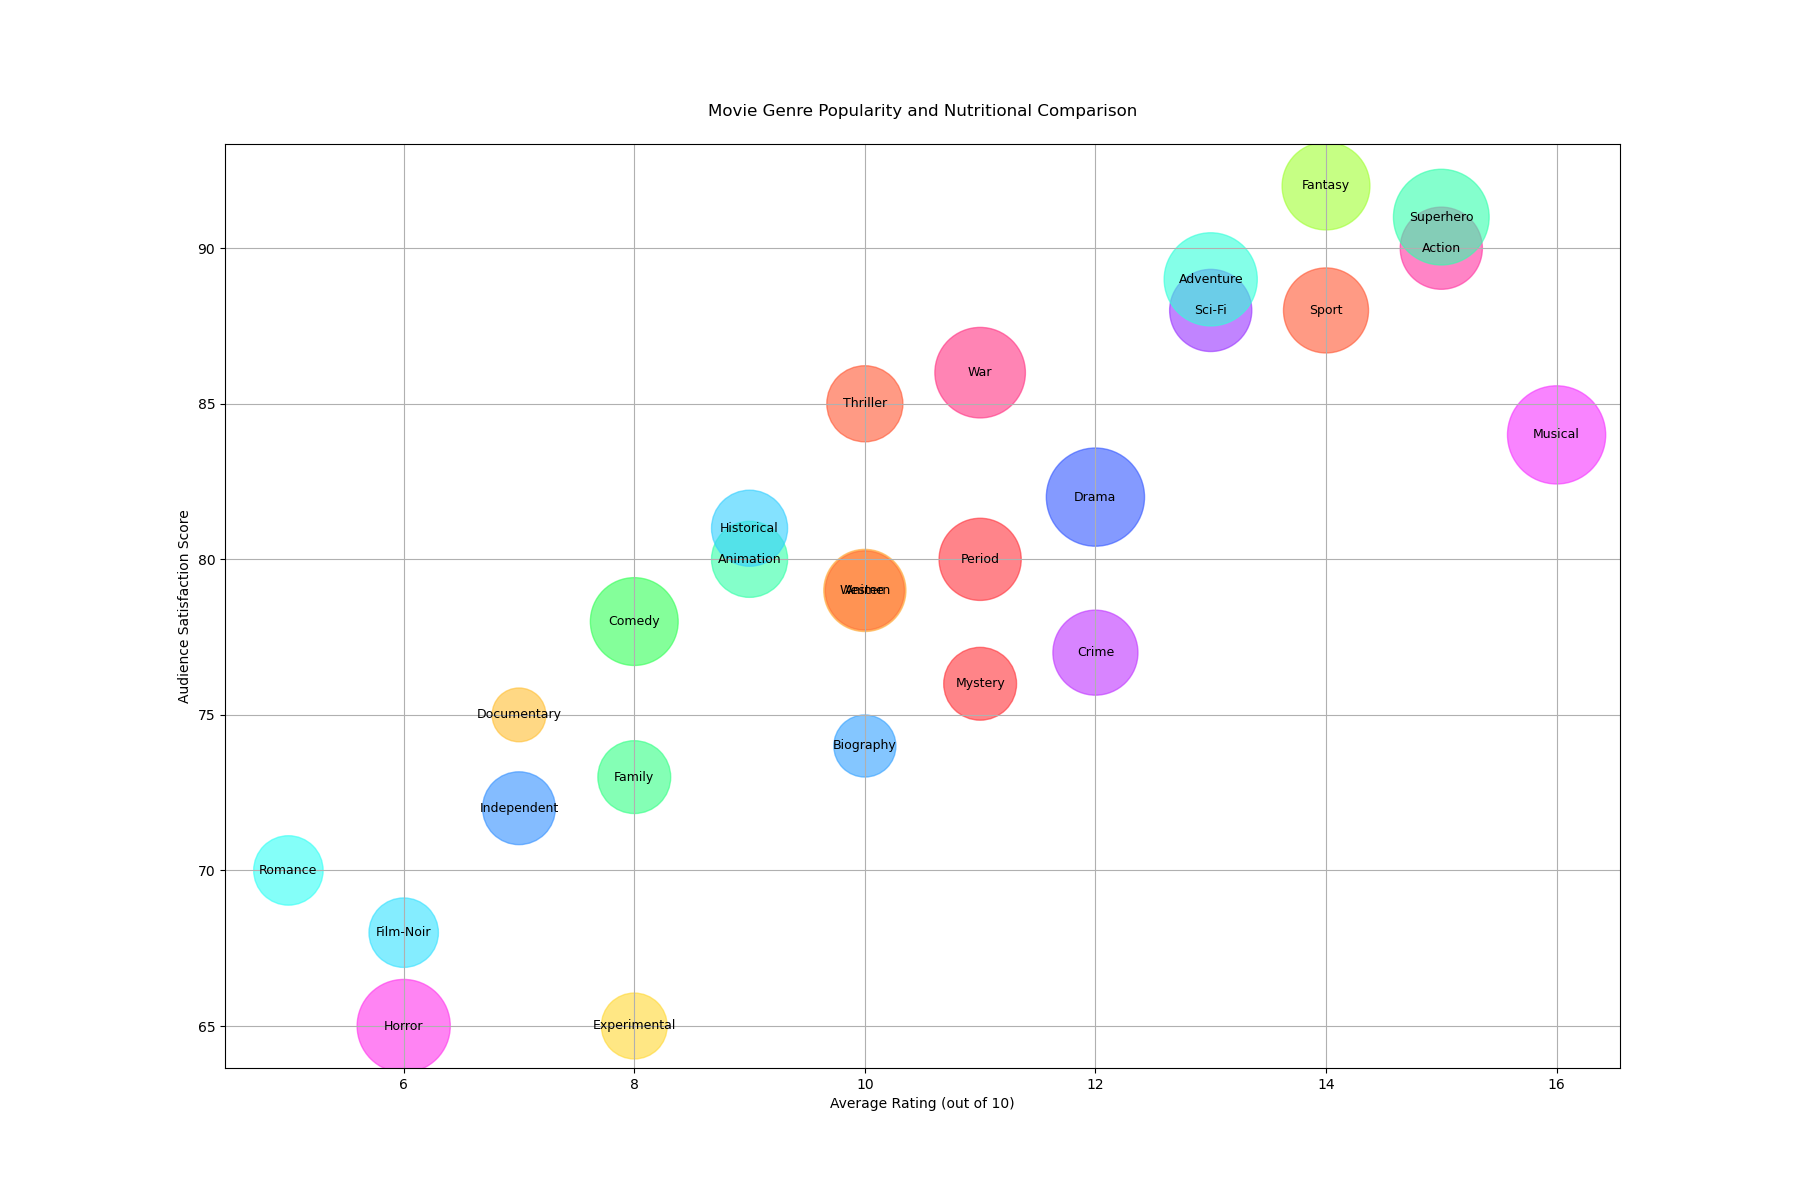

Here is the Python script that generated this plot:

import matplotlib.pyplot as plt

data = {
    'Category': ['Thriller', 'Comedy', 'Drama', 'Action', 'Romance', 'Documentary', 'Horror', 
                 'Sci-Fi', 'Animation', 'Mystery', 'Biography', 'Fantasy', 'Musical', 'Adventure', 
                 'Crime', 'Family', 'Western', 'War', 'Historical', 'Sport', 'Superhero', 'Anime', 
                 'Independent', 'Experimental', 'Period', 'Film-Noir'],
    'Calories': [300, 400, 500, 350, 250, 150, 450, 350, 300, 275, 200, 400, 500, 450, 375, 
                 275, 350, 425, 300, 375, 475, 325, 275, 225, 350, 250],
    'Protein (g)': [10, 8, 12, 15, 5, 7, 6, 13, 9, 11, 10, 14, 16, 13, 12, 8, 10, 11, 9, 14, 15, 
                    10, 7, 8, 11, 6],
    'Satisfaction Score': [85, 78, 82, 90, 70, 75, 65, 88, 80, 76, 74, 92, 84, 89, 77, 73, 79, 86, 
                           81, 88, 91, 79, 72, 65, 80, 68]
}

size = [value * 10 for value in data['Calories']]

plt.figure(figsize=(18, 12))

scatter = plt.scatter(data['Protein (g)'], data['Satisfaction Score'], 
                      s=size, alpha=0.6, 
                      c=['#FF5733', '#33FF57', '#3357FF', '#FF33A1', '#33FFF5', '#FFBF33', '#FF33EC', 
                         '#9933FF', '#33FFA7', '#FF3339', '#33A1FF', '#A1FF33', '#F533FF', '#33FFDA', 
                         '#BF33FF', '#33FF85', '#FFA733', '#FF3383', '#33CFFF', '#FF5733', '#33FFAD', 
                         '#FF6F33', '#3390FF', '#FFD833', '#FF333C', '#33E1FF'])

plt.title('Movie Genre Popularity and Nutritional Comparison', pad=20)
plt.xlabel('Average Rating (out of 10)')
plt.ylabel('Audience Satisfaction Score')

for index, category in enumerate(data['Category']):
    plt.text(data['Protein (g)'][index], data['Satisfaction Score'][index], 
             category, fontsize=9, ha='center', va='center')

plt.grid(True)
plt.show()
